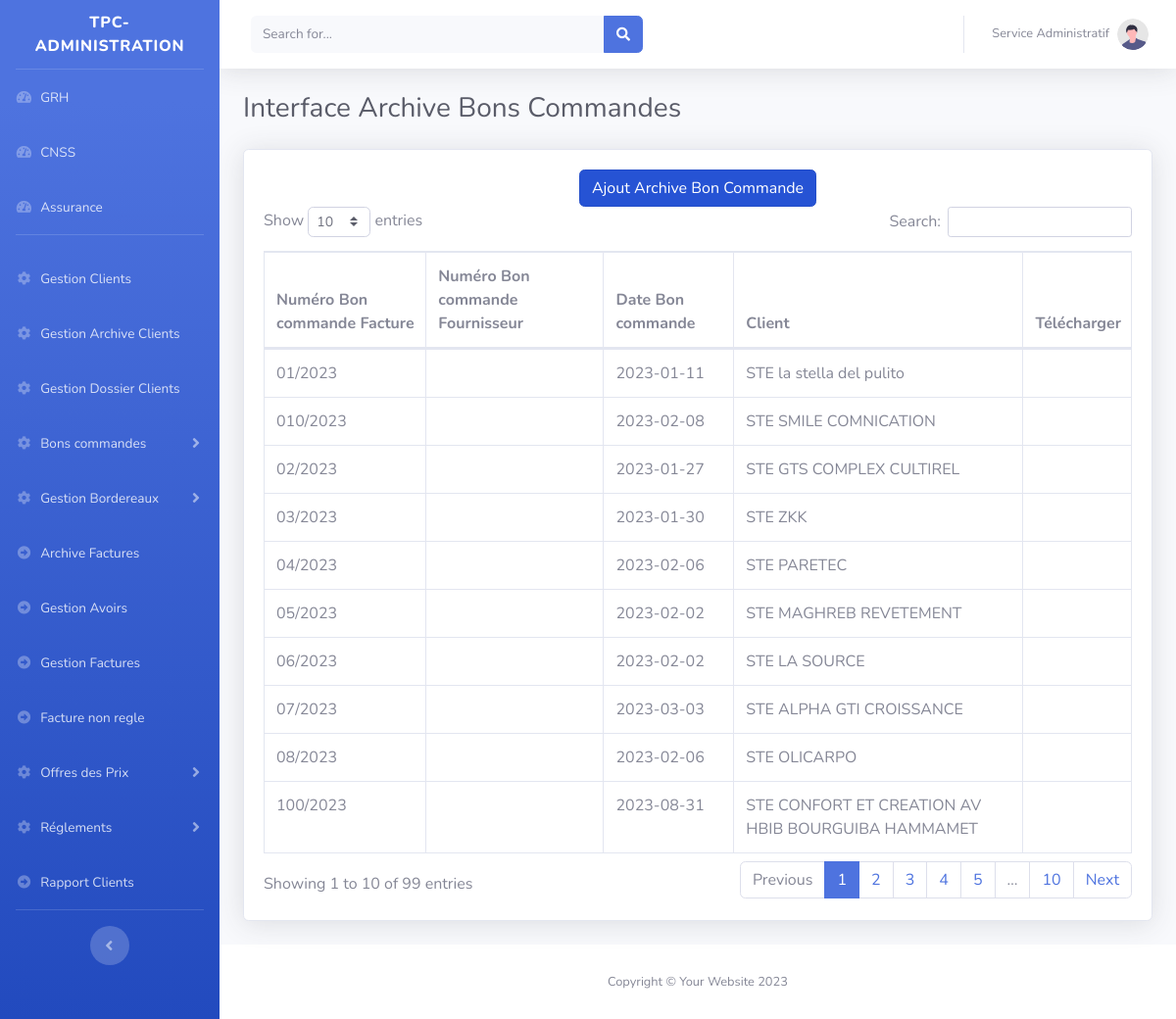
Page /tpc/main.php?Bons_commandes&Archive on the committed database.
### tables this page shows
CREATE TABLE `archivebon_commande` (
  `id` int(11) NOT NULL,
  `num_bon_commande` varchar(10) NOT NULL,
  `date_bon_commande` varchar(20) NOT NULL,
  `client` int(11) NOT NULL,
  `piecejointe` varchar(100) NOT NULL,
  `num_bon_commandeFournisseur` varchar(250) DEFAULT NULL
);

CREATE TABLE `clients` (
  `id` int(11) NOT NULL,
  `type_client` varchar(200) DEFAULT NULL,
  `convention` varchar(100) DEFAULT NULL,
  `pieceConvention` varchar(250) DEFAULT NULL,
  `nom_client` varchar(200) DEFAULT NULL,
  `code_client` varchar(11) DEFAULT NULL,
  `adresse` text DEFAULT NULL,
  `matriculeFiscale` varchar(100) DEFAULT NULL,
  `exonoration` varchar(100) DEFAULT NULL,
  `pieceExonoration` varchar(200) DEFAULT NULL,
  `tel` varchar(200) DEFAULT NULL,
  `email` varchar(200) DEFAULT NULL,
  `numexonoration` varchar(250) DEFAULT NULL,
  `ValiditeExonoration` varchar(250) DEFAULT NULL
);

### tpc/class/connexion.db.php (called while the page is built)
<?php
function connexion(): PDO {
    $host = getenv('DB_HOST') ?: '127.0.0.1';
    $port = getenv('DB_PORT') ?: 3306;
    $db   = getenv('DB_NAME') ?: 'tpc';
    $user = getenv('DB_USER') ?: 'root';
    $pass = getenv('DB_PASSWORD') !== false ? getenv('DB_PASSWORD') : '';
    $dsn = "mysql:host=$host;port=$port;dbname=$db;charset=utf8mb4";
    $opts = [
        PDO::ATTR_ERRMODE            => PDO::ERRMODE_EXCEPTION,
        PDO::ATTR_DEFAULT_FETCH_MODE => PDO::FETCH_ASSOC,
        PDO::ATTR_EMULATE_PREPARES   => false,
    ];
    return new PDO($dsn, $user, $pass, $opts);
}

### tpc/class/BonsCommandes.class.php (called while the page is built, shortened)
<?php
include_once 'connexion.db.php';
class BonsCommandes{
	private $cnx;
	public function __construct(){$this->cnx=connexion();}
public function getAllARchive(){
		 $sql="SELECT * FROM archivebon_commande as ABC,clients as clt where ABC.client=clt.id ";
		$req=$this->cnx->query($sql);
		$resultat=$req->fetchAll();
		return $resultat;
	}
}
$bonCommande=new BonsCommandes();

### tpc/pages/BonsCommandes/Archive/AfficherArchive.php (the view, shortened to what this page needs)
<?php
include 'class/BonsCommandes.class.php';
$ArchiveBonsCommandes=$bonCommande->getAllARchive();
 ?>
                    <div class="card shadow mb-4">
                       <div style="width:100%;text-align:center" class="col-12">
                            <a href="?Bons_commandes&Archive&Add" class="btn btn-primary active " style="position:relative; top:20px;"  >Ajout  Archive Bon Commande</a>
							</div>
                        <div class="card-body">
                            <div class="table-responsive">
                                <table class="table table-bordered" id="dataTable" width="100%" cellspacing="0">
                                    <thead>
                                        <tr>
										    <th >Numéro Bon commande Facture</th>
											<th >Numéro Bon commande Fournisseur</th>
											<th >Date Bon commande</th>
											<th >Client</th>
                                            <th >Télécharger</th>
                                        </tr>
                                    </thead>
                                    <tbody>
									<?php if(!empty($ArchiveBonsCommandes)){
										foreach($ArchiveBonsCommandes as $key){?>
											 <tr>
												<td>
												<?=$key['num_bon_commande']?>
												</td>
												<td>
												</td>
												 <td><?=$key['date_bon_commande']?></td>
												<td><?=$key['nom_client']?></td>
												   <td>
												   </td>
											 </tr>
									<?php }}?>
									 </tbody>
                                </table>
                            </div>
                        </div>
                    </div>

### rows in the picture
archivebon_commande: num_bon_commande "01/2023", date_bon_commande "2023-01-11", client.nom_client "STE la stella del pulito"
archivebon_commande: num_bon_commande "02/2023", date_bon_commande "2023-01-27", client.nom_client "STE GTS COMPLEX CULTIREL"
archivebon_commande: num_bon_commande "03/2023", date_bon_commande "2023-01-30", client.nom_client "STE ZKK"
archivebon_commande: num_bon_commande "04/2023", date_bon_commande "2023-02-06", client.nom_client "STE PARETEC"
archivebon_commande: num_bon_commande "05/2023", date_bon_commande "2023-02-02", client.nom_client "STE MAGHREB REVETEMENT"
archivebon_commande: num_bon_commande "06/2023", date_bon_commande "2023-02-02", client.nom_client "STE LA SOURCE"
archivebon_commande: num_bon_commande "07/2023", date_bon_commande "2023-03-03", client.nom_client "STE ALPHA GTI CROISSANCE"
archivebon_commande: num_bon_commande "08/2023", date_bon_commande "2023-02-06", client.nom_client "STE OLICARPO"
archivebon_commande: num_bon_commande "010/2023", date_bon_commande "2023-02-08", client.nom_client "STE SMILE COMNICATION"
archivebon_commande: num_bon_commande "100/2023", date_bon_commande "2023-08-31", client.nom_client "STE CONFORT ET CREATION AV HBIB BOURGUIBA HAMMAMET"
